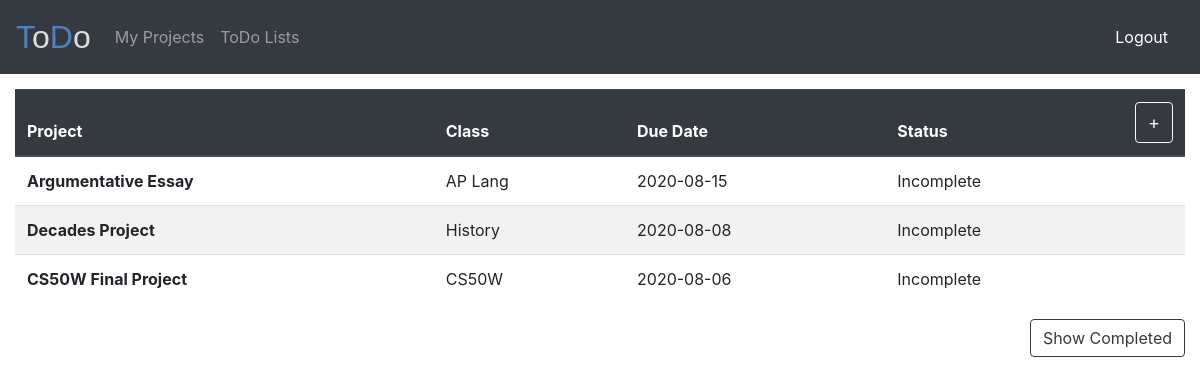
The app's page / (signed in) with its own data.
### projects/models.py (models this page shows, shortened)
class Project(models.Model):
    project_name = models.CharField(max_length=64)
    user = models.ForeignKey(User, related_name="user_projects", on_delete=models.CASCADE)
    start_date = models.DateField()
    due_date = models.DateField()
    project_class = models.CharField(max_length=64)
    status = models.CharField(default="Incomplete", max_length=20, choices=[
        ("Incomplete", "Incomplete"),
        ("Complete", "Complete")
    ])

### projects/views.py (the view)
# urls.py: path("", views.index, name="index"),
def index(request):
    projects = Project.objects.filter(user=request.user).order_by("-status")
    for project in projects:
        project.due_date = project.due_date.strftime("%Y-%m-%d")
    return render(request, "projects/index.html", {
        "projects": projects
    })

### projects/templates/projects/index.html (shortened to what this page needs)
{% extends "projects/layout.html" %}
{% block body %}
<div class="page table-responsive">
    <table class="table table-hover table-striped" id="project_table">
        <thead class="thead-dark">
        <tr>
            <th scope="col">Project</th>
            <th scope="col" >Class</th>
            <th scope="col" >Due Date</th>
            <th scope="col" >Status</th>
            <th><button id="add" class="btn btn-outline-light" style="float:right;font-size:large;">+</button></th>
        </tr>
        </thead>
        <tbody id="table_body">
            {% for project in projects %}
        <tr data-status="{{ project.status }}" class="entry">
            <th scope="row" data-id="{{ project.id }}">{{ project.project_name }}</th>
            <td>{{ project.project_class }}</td>
            <td>{{ project.due_date }}</td>
            <td colspan="2">{{ project.status }}</td>
        </tr>
            {% empty %}
            <tr id="empty"><td colspan="5" style="text-align:center;">You have no open projects.</td></tr>
            {% endfor %}
        </tbody>
    </table>
    <button style="float:right;" onclick="show_completed()" class="btn btn-outline-dark">Show Completed</button>
</div>
{% endblock %}

### projects/templates/projects/layout.html (shortened to what this page needs)
<!DOCTYPE html>
<html lang="en">
    <head>
        <link rel="stylesheet" href="https://stackpath.bootstrapcdn.com/bootstrap/4.5.0/css/bootstrap.min.css">
        <link rel="stylesheet" href="/static/projects/styles.css">
    </head>
    <body>
        <nav class="navbar navbar-expand-lg navbar-dark bg-dark">
            <a class="navbar-brand" href="/"><span class="blue">T</span><span class="grey">o</span><span class="blue">D</span><span class="grey">o</span> </a>
            <div class="collapse navbar-collapse" id="navbarText">
              <ul class="navbar-nav mr-auto">
                {% if user.is_authenticated %}
                <li class="nav-item" >
                  <a class="nav-link" href="{% url 'index' %}">My Projects</a>
                </li>
                <li class="nav-item">
                  <a class="nav-link" href="{% url 'checklists' %}">ToDo Lists</a>
                </li>
              </ul>
              <span class="nav-item" >
                <a style="color:white;text-align:left"class="nav-link" href="{% url 'logout' %}">Logout</a>
              </span>
            {% endif %}
        </nav>
        {% block body %}
        {% endblock %}
    </body>
</html>

### projects/static/projects/styles.css (style rules this page uses)
nav .navbar-brand { font-size: xx-large; }
nav .navbar-brand .blue { color: #537fbe; font-family: "Lucida Sans Unicode", "Lucida Grande", sans-serif; }
nav .navbar-brand .grey { color: #dcdcdc; font-family: "Lucida Sans Unicode", "Lucida Grande", sans-serif; }

### projects/templates/projects/index.html (style rules this page uses)
.page { padding:15px; }

### records on screen
Project: project_name "Argumentative Essay", project_class "AP Lang", due_date "2020-08-15", status "Incomplete"
Project: project_name "Decades Project", project_class "History", due_date "2020-08-08", status "Incomplete"
Project: project_name "CS50W Final Project", project_class "CS50W", due_date "2020-08-06", status "Incomplete"
